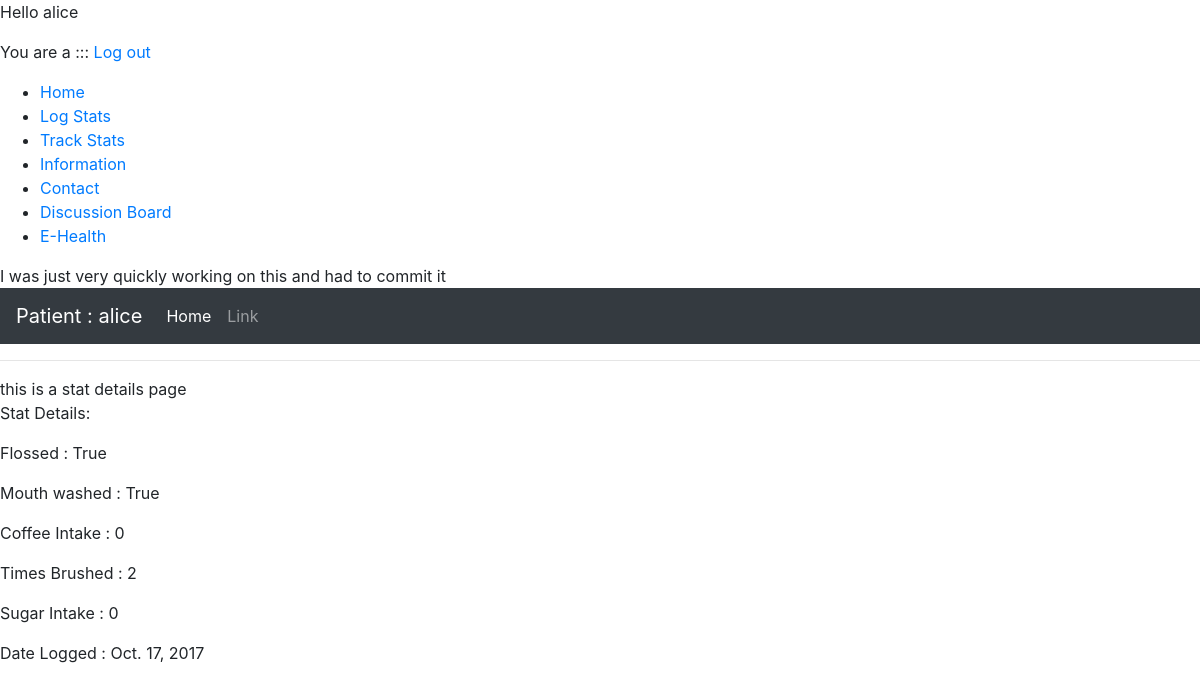
The page /stat/1/ (signed in) on the database its author committed.
### tracker/models.py (models this page shows, shortened)
class Stat(models.Model):
	patient = models.ForeignKey(Patient, on_delete=models.CASCADE)
	has_flossed = models.BooleanField(default=False)
	has_mouth_washed = models.BooleanField(default=False)
	coffee_intake = models.IntegerField(default=0)
	times_brushed = models.IntegerField(default=0)
	sugar_intake = models.IntegerField(default=0)
	date_logged = models.DateField(default=timezone.now)

### tracker/views.py (the view)
# urls.py: url(r'^stat/(?P<stat_id>[0-9]+)/$', views.stat, name='stat'),
def stat(request, stat_id):
    stat = Stat.objects.get(id=stat_id)
    return render(request, 'tracker/patient_stat.html', {'stat' : stat})

### tracker/templatetags/extras.py (called while the page is built)
@register.filter(name='get_group')
def get_group(user):
    return user.groups.all()[0].name

### tracker/templates/tracker/patient_stat.html (shortened to what this page needs)
{% include "tracker/patient_navbar.html" %}
{% block content %}
<p>Stat Details: </p>
<p>  Flossed : {{ stat.has_flossed }} </p>
<p>  Mouth washed : {{ stat.has_mouth_washed }} </p>
<p>  Coffee Intake : {{ stat.coffee_intake }} </p>
<p>  Times Brushed : {{ stat.times_brushed }} </p>
<p>  Sugar Intake : {{ stat.sugar_intake }} </p>
<p>  Date Logged : {{ stat.date_logged }} </p>
{% endblock %}

### tracker/templates/tracker/patient_navbar.html (shortened to what this page needs)
{% load extras %}
<html>
    <head>
      <link rel="stylesheet" href="https://maxcdn.bootstrapcdn.com/bootstrap/4.0.0-beta.2/css/bootstrap.min.css">
    </head>
    <body>
        {% block nav %}
        <p> Hello {{ user.get_username }} </p>
        <p> You are a  ::: <a href="{% url 'logout' %}">Log out</a></p>
        <ul id="nav">
            <li>{% block nav-home %}<a href="{% url 'index' %}">Home</a>{% endblock %}</li>
            <li>{% block nav-log %}<a href="{% url 'logstats' %}">Log Stats</a>{% endblock %}</li>
            <li>{% block nav-track %}<a href="{% url 'trackstats' %}">Track Stats</a>{% endblock %}</li>
            <li>{% block nav-info %}<a href="{% url 'information' %}">Information</a>{% endblock %}</li>
            <li>{% block nav-contact %}<a href="{% url 'contact' %}">Contact</a>{% endblock %}</li>
            <li>{% block nav-discussion %}<a href="{% url 'discussion' %}">Discussion Board</a>{% endblock %}</li>
            <li>{% block nav-health %}<a href="{% url 'health' %}">E-Health</a>{% endblock %}</li>
        </ul>
        I was just very quickly working on this and had to commit it
        <nav class="navbar navbar-expand navbar-dark bg-dark">
         <a class="navbar-brand" href="#"> {{ request.user|get_group }} : {{ user.get_username }} </a>
         <div class="collapse navbar-collapse" id="navbarsExample02">
           <ul class="navbar-nav mr-auto">
             <li class="nav-item active">
               <a class="nav-link" href="#">Home <span class="sr-only">(current)</span></a>
             </li>
             <li class="nav-item">
               <a class="nav-link" href="#">Link</a>
             </li>
           </ul>
         </div>
        </nav>
        <hr>
        {% endblock %}
    </body>
</html>

### rows shown on the page
Stat: has_flossed "True", has_mouth_washed "True", coffee_intake "0", times_brushed "2", sugar_intake "0", date_logged "Oct. 17, 2017"

### other values the page prints
{{ user.get_username }} "alice"
{{ request.user|get_group }} "Patient"
